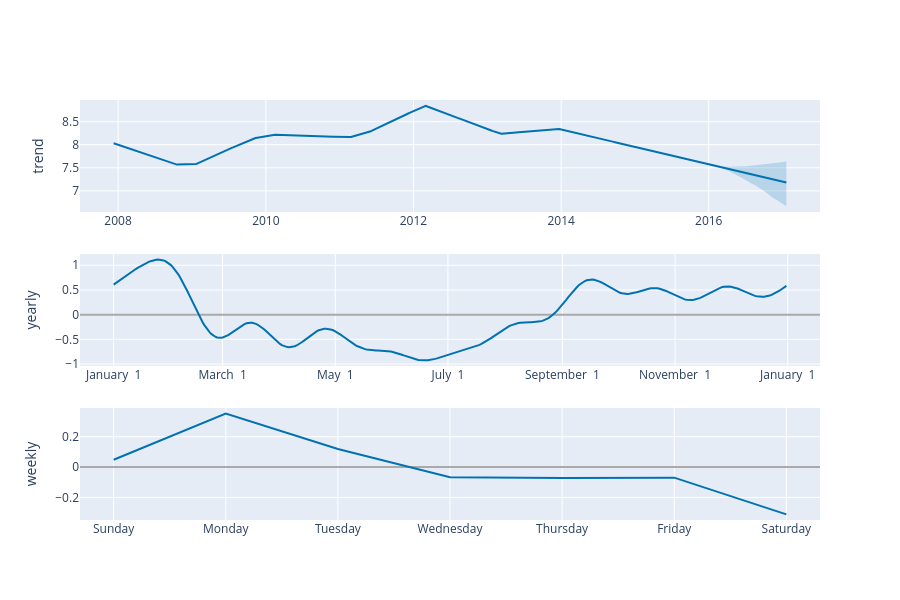

Notebook code cell kept with this figure:
### Code cell
plot_components_plotly(model, forecast)

### Figure 1 — Plotly figure (JSON) as saved in the notebook; plotly's stock layout.template omitted (floating-point values rounded to 4 significant figures; data arrays with more than 128 entries replaced by an {"elided": "..."} marker saying what was removed)
{"data": [{"line": {"color": "#0072B2", "width": 2}, "mode": "lines", "name": "trend", "type": "scatter", "x": {"elided": "3270 str values"}, "xaxis": "x", "y": {"elided": "3270 float values"}, "yaxis": "y"}, {"line": {"color": "rgba(0, 114, 178, 0.2)", "width": 0}, "mode": "lines", "name": "trend_upper", "type": "scatter", "x": {"elided": "3270 str values"}, "xaxis": "x", "y": {"elided": "3270 float values"}, "yaxis": "y"}, {"fill": "tonexty", "fillcolor": "rgba(0, 114, 178, 0.2)", "line": {"color": "rgba(0, 114, 178, 0.2)", "width": 0}, "mode": "lines", "name": "trend_lower", "type": "scatter", "x": {"elided": "3270 str values"}, "xaxis": "x", "y": {"elided": "3270 float values"}, "yaxis": "y"}, {"line": {"color": "#0072B2", "width": 2}, "mode": "lines", "name": "yearly", "type": "scatter", "x": {"elided": "365 str values"}, "xaxis": "x2", "y": {"elided": "365 float values"}, "yaxis": "y2"}, {"line": {"color": "#0072B2", "width": 2}, "mode": "lines", "name": "weekly", "type": "scatter", "x": ["2017-01-01T00:00:00", "2017-01-02T00:00:00", "2017-01-03T00:00:00", "2017-01-04T00:00:00", "2017-01-05T00:00:00", "2017-01-06T00:00:00", "2017-01-07T00:00:00"], "xaxis": "x3", "y": [0.04829, 0.3523, 0.1196, -0.06664, -0.07228, -0.06957, -0.3117], "yaxis": "y3"}], "layout": {"height": 600, "showlegend": false, "width": 900, "xaxis": {"anchor": "y", "domain": [0, 1], "range": ["2007-06-26T14:24:00", "2017-07-04T09:36:00"], "type": "date"}, "xaxis2": {"anchor": "y2", "domain": [0, 1], "range": ["2016-12-13T18:54:02.958904115", "2018-01-18T11:04:57.863013581"], "tickformat": "%B %e", "type": "date"}, "xaxis3": {"anchor": "y3", "domain": [0, 1], "range": ["2016-12-31T16:48:00", "2017-01-07T07:12:00"], "tickformat": "%A", "type": "date"}, "yaxis": {"anchor": "x", "domain": [0.7333, 1], "rangemode": "normal", "title": {"text": "trend"}, "zerolinecolor": "#AAA"}, "yaxis2": {"anchor": "x2", "domain": [0.3667, 0.6333], "title": {"text": "yearly"}, "zerolinecolor": "#AAA"}, "yaxis3": {"anchor": "x3", "domain": [0, 0.2667], "title": {"text": "weekly"}, "zerolinecolor": "#AAA"}}}
